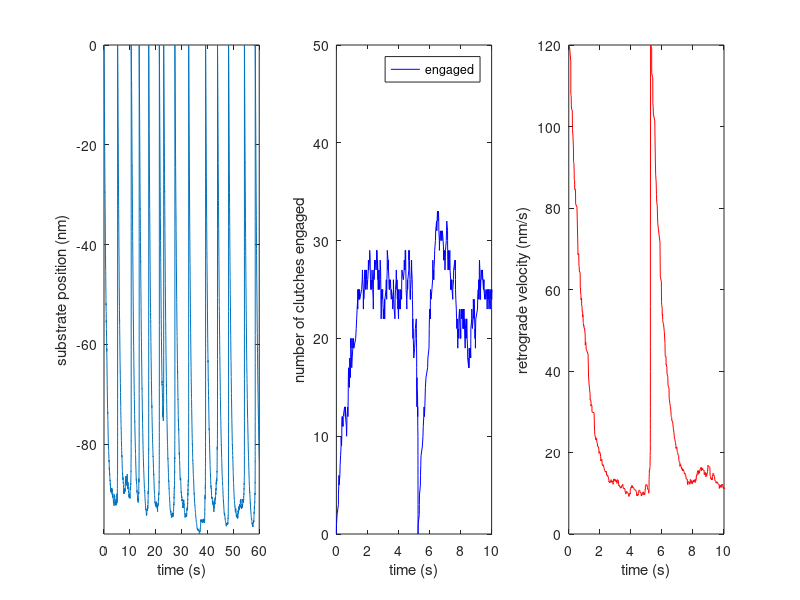

MATLAB code for this plot:
clear
clc
tic

%Set parameters
nm=50; %number of myosin motors
Fm=-2; %motor stall force in pN
vu=-120; %unloaded motor velocity in nm/s
nc=50; %number of molecular clutches
kon=1; %On rate constant in 1/s
koff=0.1; %Off rate constant in 1/s
Fb=-2; %Bond rupture force in pN
Kc=0.8; %Clutch spring constant in pN/nm
Ksub=1; %Substrate spring constant in pN/nm
gain=0; %gain of feedback loop

eventlimit=1e4; %maximum number of events to simulate

%initialize vectors for plots
cstate=zeros(1,nc); %clutch state vector
xc=zeros(1,nc); %clutch position vector
t=zeros(1,eventlimit); %time vector
subpos=zeros(1,eventlimit); %substrate position vector
numcon=zeros(1,eventlimit); %number of engaged clutches vector
numcoff=zeros(1,eventlimit); %number of disengaged clutches vector
vel=zeros(1,eventlimit); %velocity vector
timestep=zeros(1,eventlimit); %timestep vector
Fcdist=zeros(1,eventlimit);
cdisp1=zeros(1,eventlimit);
ndisp1=zeros(1,eventlimit);

% Set inital state (t=0 s, event #0)
i=1;
dt=0.005;
cstate(1:nc)=0; %set all clutches to disengaged
ceng=find(cstate==1); %find indices of engaged clutches
cdisen=find(cstate==0); %find indices of disengaged clutches
vf=vu; %claculate actin filament velocity
xc(ceng)=xc(ceng)+vf*dt; %claculate positions of engaged clutches (dt=0.005)
xsub=(Kc*sum(xc(ceng))/(Ksub+length(ceng)*Kc)); %calculate substrate position
%vf=vu*(1-((Ksub*xsub)/(nm*Fm))); %claculate actin filament velocity
%xc(ceng)=xc(ceng)+vf*dt; %claculate positions of engaged clutches (dt=0.005)
xc(cdisen)=xsub; %calculate posisiton of disengaged clutches
Fc=Kc*(xc-xsub); %calculate force on each clutch
t(i)=0;
subpos(i)=xsub;
numcon(i)=length(ceng);
numcoff(i)=length(cdisen);
vel(i)=-vf;
timestep(i)=dt;
b=1;
texp(b)=0;
cndisp(b)=50;

%Event stepping
for i=2:eventlimit
    
    Fbe=Fb+gain*Ksub*xsub;
    
    %calculate clutch binding times
    if isempty(cdisen)
        tbind=inf;
    else
        tbind=-log(rand(1,length(cdisen)))/kon;
    end

    %calculate clutch unbinding times
    if isempty(ceng)
        tunbind=inf;
    else
        tunbind=-log(rand(1,length(ceng)))./(koff*exp(Fc(ceng)./(Fb+gain*Fc(ceng))));
    end

    %find minimum time and execute that event
    [dtbind indbind]=min(tbind);
    [dtunbind indunbind]=min(tunbind);
    if dtbind<dtunbind %free clutch bind to actin
        cstate(cdisen(indbind))=1;
        dt=dtbind;
    else %engaged clutch disengages from actin
        cstate(ceng(indunbind))=0;
        dt=dtunbind;
    end

    ceng=find(cstate==1); %find indices of engaged clutches
    cdisen=find(cstate==0); %find indices of disengaged clutches
    vf=vu*(1-((Ksub*xsub)/(nm*Fm))); %claculate actin filament velocity
    %vf=vu;
    xc(ceng)=xc(ceng)+vf*dt; %claculate positions of engaged clutches
    xsub=(Kc*sum(xc(ceng))/(Ksub+length(ceng)*Kc)); %calculate substrate posisiton
    %vf=vu*(1-((Ksub*xsub)/(nm*Fm))); %claculate actin filament velocity
    %xc(ceng)=xc(ceng)+vf*dt; %claculate positions of engaged clutches
    xc(cdisen)=xsub; %calculate posisiton of disengaged clutches
    Fc=Kc*(xc-xsub); %calculate force on each clutch
    
    t(i)=t(i-1)+dt;
    timestep(i)=dt;
    subpos(i)=xsub;
    numcon(i)=length(ceng);
    numcoff(i)=length(cdisen);
    vel(i)=-vf;
    Fcdist(i)=mean(Fc);
    cdisp1(i)=xc(1);
    ndisp1(i)=xsub;
    if t(i)>2*b
        b=b+1;
        texp(b)=t(i);
        cndisp(b)=ndisp1(i)-cdisp1(i)+50;
    end
        
end

subplot(1,3,1)
plot(t,subpos)
xlabel('time (s)')
ylabel('substrate position (nm)')
axis([0 60 min(subpos) 0])

subplot(1,3,2)
plot(t,numcon,'-b')
%hold on
%plot(t,numcoff,'-r')
xlabel('time (s)')
ylabel('number of clutches engaged')
legend('engaged')
axis([0 10 0 nc])

subplot(1,3,3)
plot(t,vel,'-r')
xlabel('time (s)')
ylabel('retrograde velocity (nm/s)')
axis([0 10 0 120])

%cyctime=diff(t(subpos==0));
%subplot(2,3,4)
%hist(cyctime,50)
%xlabel('failure cycle time (s)')
%ylabel('frequency')

%[hi lo]=hist(cyctime,50);

%for b=1:50
%    pdf(b)=(hi(b)/length(cyctime))/(lo(2)-lo(1));
%    S(b)=sum(cyctime>lo(b))/length(cyctime);
%    h(b)=pdf(b)/S(b);
%end
%lofrac=lo./mean(cyctime);

%subplot(2,3,5)
%plotyy(lo,S,lo,pdf)
%xlabel('time (s)')
%legend('pdf(t)','S(t)')

%subplot(2,3,6)
%plot(lofrac,h)
%xlabel('fraction of mean cycle time')
%ylabel('hazard rate (1/s)')

%fh = figure(1);
%set(fh,'color','white')
toc

%hold off
%plot(texp,cndisp)
%axis([0 60 0 300])
